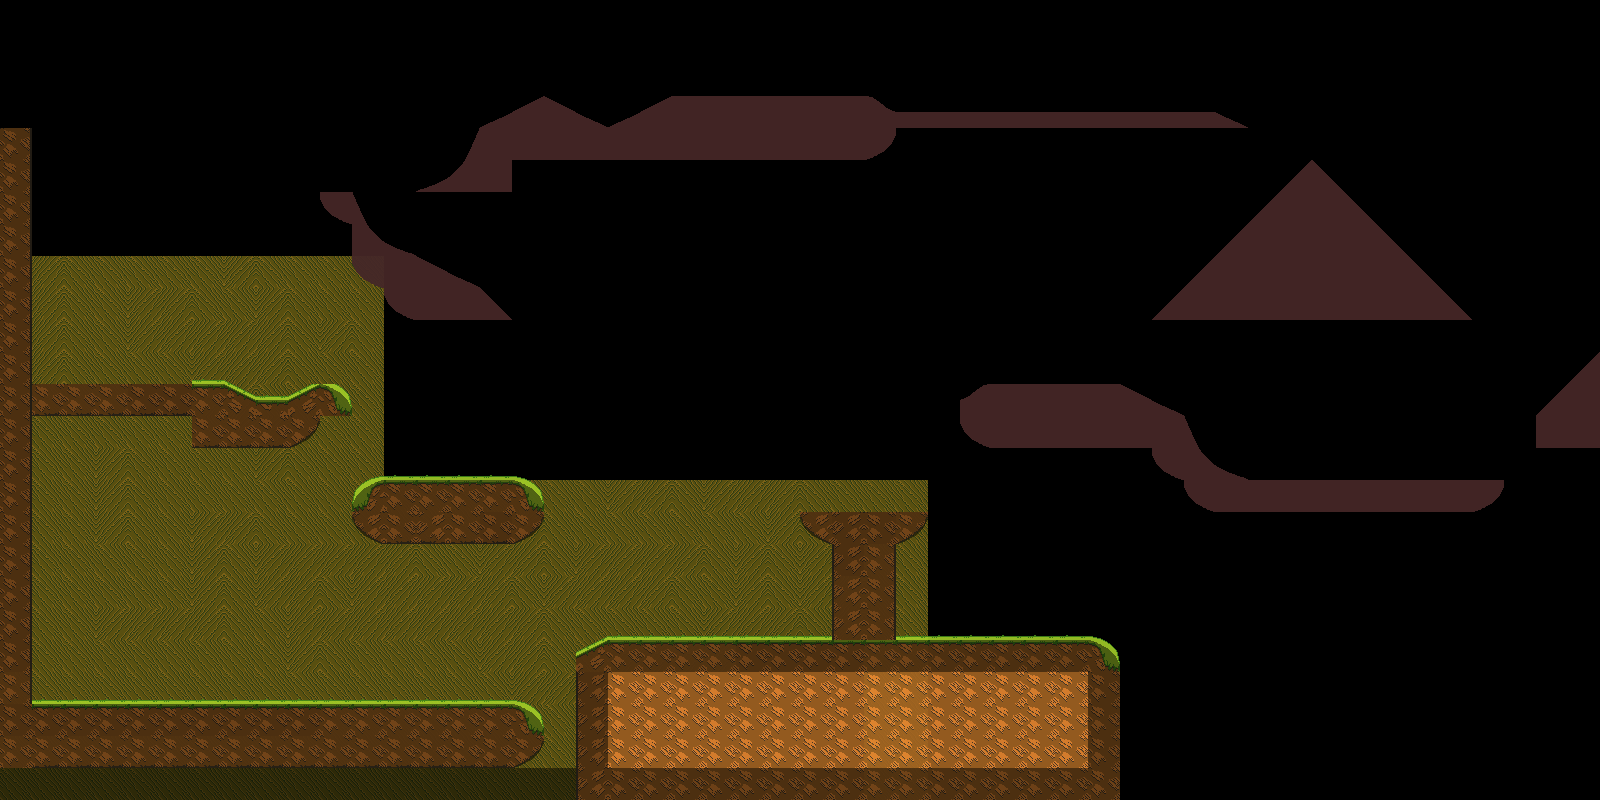

The image is a tile-based game level rendered from a .tmx file. Its description and source (layers, tilesets, objects; grid data summarised) follow:
An orthogonal 50x25 tile map with 32x32 px tiles, 3 tile layers (backdrop, Tile Layer 1, Collision), 3 tilesets.

<map version="1.0" orientation="orthogonal" renderorder="right-up" width="50" height="25" tilewidth="32" tileheight="32" nextobjectid="1">
 <tileset firstgid="1" name="collision" tilewidth="32" tileheight="32" tilecount="15">
  <image source="../terrain/standard.collision.png" width="160" height="96" />
 </tileset>
 <tileset firstgid="16" name="grassland" tilewidth="32" tileheight="32" tilecount="15">
  <image source="../terrain/testground3.png" width="160" height="96" />
  <tile id="0">
   <properties>
    <property name="testprop" value="not bad" />
   </properties>
  </tile>
 </tileset>
 <tileset firstgid="31" name="plain" tilewidth="32" tileheight="32" tilecount="15">
  <image source="../terrain/plain.png" width="160" height="96" />
 </tileset>
 <layer name="backdrop" width="50" height="25">
  <data>[1250 cells, 305 non-empty, 1 distinct tile ids]</data>
 </layer>
 <layer name="Tile Layer 1" width="50" height="25" opacity="0.9">
  <data>[1250 cells, 328 non-empty, 21 distinct tile ids]</data>
 </layer>
 <layer name="Collision" width="50" height="25" opacity="0.49">
  <data>[1250 cells, 287 non-empty, 11 distinct tile ids]</data>
 </layer>
</map>
